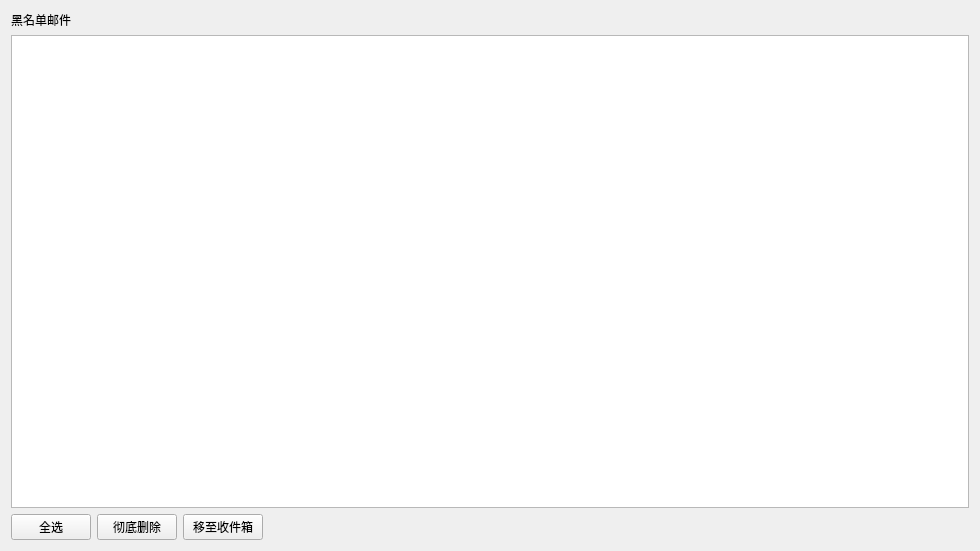
<?xml version="1.0" encoding="UTF-8"?>
<ui version="4.0">
 <class>BlackListBox</class>
 <widget class="QWidget" name="BlackListBox">
  <property name="geometry">
   <rect>
    <x>0</x>
    <y>0</y>
    <width>980</width>
    <height>551</height>
   </rect>
  </property>
  <property name="windowTitle">
   <string>Form</string>
  </property>
  <layout class="QVBoxLayout" name="verticalLayout">
   <item>
    <widget class="QLabel" name="label">
     <property name="text">
      <string>黑名单邮件</string>
     </property>
    </widget>
   </item>
   <item>
    <widget class="QTableView" name="tableView"/>
   </item>
   <item>
    <layout class="QHBoxLayout" name="horizontalLayout">
     <item>
      <widget class="QPushButton" name="allSelectButton">
       <property name="text">
        <string>全选</string>
       </property>
      </widget>
     </item>
     <item>
      <widget class="QPushButton" name="completeDeleteButton">
       <property name="text">
        <string>彻底删除</string>
       </property>
      </widget>
     </item>
     <item>
      <widget class="QPushButton" name="moveButton">
       <property name="text">
        <string>移至收件箱</string>
       </property>
      </widget>
     </item>
     <item>
      <spacer name="horizontalSpacer">
       <property name="orientation">
        <enum>Qt::Horizontal</enum>
       </property>
       <property name="sizeHint" stdset="0">
        <size>
         <width>40</width>
         <height>20</height>
        </size>
       </property>
      </spacer>
     </item>
    </layout>
   </item>
  </layout>
 </widget>
 <resources/>
 <connections/>
</ui>
